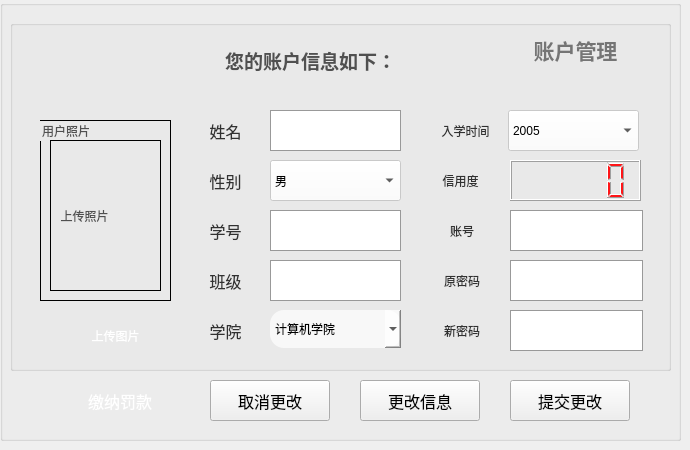
      <widget class="QWidget" name="page_3">
       <widget class="QGroupBox" name="groupBox">
        <property name="geometry">
         <rect>
          <x>0</x>
          <y>0</y>
          <width>681</width>
          <height>441</height>
         </rect>
        </property>
        <property name="font">
         <font>
          <family>等线</family>
          <pointsize>12</pointsize>
          <weight>50</weight>
          <italic>false</italic>
          <bold>false</bold>
         </font>
        </property>
        <property name="styleSheet">
         <string notr="true">QPushButton{
	border:0px groove rgb(255,255,255,0,0);border-radius:10px;padding:2px 4px;
	font: 12pt &quot;Adobe 黑体 Std R&quot;;
color:white;
	background-image: url(:/background/resourse/button.png);
}
QPushButton:hover{
	background-image: url(:/background/resourse/button_h.png);
}
QPushButton:pressed{	
	background-image: url(:/background/resourse/button_P.png);
}
QGroupBox{
	background-image: url(:/background/resourse/b_W.png);}
QComboBox{
	border:1px solid rgb(149, 149, 149) ;
	border-radius:10px;
background-color:rgb(255,255,255,0,0);}
QComboBox:hover{
	border:2px solid rgb(66,167,255);}
QLineEdit
</string>
        </property>
        <property name="title">
         <string/>
        </property>
        <widget class="QGroupBox" name="func_groupBox_info">
         <property name="geometry">
          <rect>
           <x>10</x>
           <y>20</y>
           <width>661</width>
           <height>351</height>
          </rect>
         </property>
         <property name="styleSheet">
          <string notr="true">background-color: rgb(255, 255, 255,0,0);
background-image: url(:/background/resourse/books4.png);
QLabel{
	background-image: url(:/background/resourse/transparent.png);}

QLineEdit{border:1px solid rgb(153, 153, 153);
color:black;}
QLinEdit:pressed{
	border:2px solid rgb(25, 136, 255);}</string>
         </property>
         <property name="title">
          <string/>
         </property>
         <widget class="QLineEdit" name="func_lineEdit_prekey">
          <property name="geometry">
           <rect>
            <x>500</x>
            <y>240</y>
            <width>133</width>
            <height>41</height>
           </rect>
          </property>
          <property name="cursor">
           <cursorShape>ForbiddenCursor</cursorShape>
          </property>
          <property name="styleSheet">
           <string notr="true">background-image: url(:/background/resourse/transparent.png);color: rgb(0, 0, 0);</string>
          </property>
          <property name="echoMode">
           <enum>QLineEdit::PasswordEchoOnEdit</enum>
          </property>
         </widget>
         <widget class="QLineEdit" name="func_lineEdit_newkey">
          <property name="geometry">
           <rect>
            <x>500</x>
            <y>290</y>
            <width>133</width>
            <height>41</height>
           </rect>
          </property>
          <property name="styleSheet">
           <string notr="true">background-image: url(:/background/resourse/transparent.png);color: rgb(0, 0, 0);</string>
          </property>
          <property name="echoMode">
           <enum>QLineEdit::PasswordEchoOnEdit</enum>
          </property>
         </widget>
         <widget class="QLineEdit" name="func_lineEdit_account">
          <property name="geometry">
           <rect>
            <x>500</x>
            <y>190</y>
            <width>133</width>
            <height>41</height>
           </rect>
          </property>
          <property name="cursor">
           <cursorShape>ForbiddenCursor</cursorShape>
          </property>
          <property name="mouseTracking">
           <bool>true</bool>
          </property>
          <property name="styleSheet">
           <string notr="true">background-image: url(:/background/resourse/transparent.png);color:black;</string>
          </property>
          <property name="text">
           <string/>
          </property>
          <property name="dragEnabled">
           <bool>false</bool>
          </property>
          <property name="readOnly">
           <bool>false</bool>
          </property>
         </widget>
         <widget class="QLabel" name="func_label_name_2">
          <property name="geometry">
           <rect>
            <x>190</x>
            <y>20</y>
            <width>221</width>
            <height>41</height>
           </rect>
          </property>
          <property name="font">
           <font>
            <family>等线</family>
            <pointsize>12</pointsize>
            <weight>50</weight>
            <italic>false</italic>
            <bold>false</bold>
           </font>
          </property>
          <property name="styleSheet">
           <string notr="true">background-color: rgba(255,255,255, 0%);
color: rgb(80, 80, 80);
background-image: url(:/background/resourse/transparent.png);
</string>
          </property>
          <property name="text">
           <string>&lt;html&gt;&lt;head/&gt;&lt;body&gt;&lt;p align=&quot;center&quot;&gt;&lt;span style=&quot; font-size:14pt; font-weight:600;&quot;&gt;您的账户信息如下：&lt;/span&gt;&lt;/p&gt;&lt;/body&gt;&lt;/html&gt;</string>
          </property>
          <property name="alignment">
           <set>Qt::AlignCenter</set>
          </property>
         </widget>
         <widget class="QLCDNumber" name="func_lcdNumber_credit">
          <property name="geometry">
           <rect>
            <x>500</x>
            <y>140</y>
            <width>131</width>
            <height>41</height>
           </rect>
          </property>
          <property name="cursor">
           <cursorShape>ForbiddenCursor</cursorShape>
          </property>
          <property name="styleSheet">
           <string notr="true">background-image: url(:/background/resourse/transparent.png);color: rgb(255, 21, 24);</string>
          </property>
         </widget>
         <widget class="QLabel" name="func_label_name">
          <property name="geometry">
           <rect>
            <x>180</x>
            <y>90</y>
            <width>71</width>
            <height>41</height>
           </rect>
          </property>
          <property name="font">
           <font>
            <family>等线</family>
            <pointsize>12</pointsize>
            <weight>50</weight>
            <italic>false</italic>
            <bold>false</bold>
           </font>
          </property>
          <property name="styleSheet">
           <string notr="true">color: rgb(49, 49, 49);
background-image: url(:/background/resourse/transparent.png);
</string>
          </property>
          <property name="text">
           <string>姓名</string>
          </property>
          <property name="alignment">
           <set>Qt::AlignCenter</set>
          </property>
         </widget>
         <widget class="QLabel" name="func_label_gender">
          <property name="geometry">
           <rect>
            <x>180</x>
            <y>140</y>
            <width>71</width>
            <height>41</height>
           </rect>
          </property>
          <property name="font">
           <font>
            <family>等线</family>
            <pointsize>12</pointsize>
            <weight>50</weight>
            <italic>false</italic>
            <bold>false</bold>
           </font>
          </property>
          <property name="styleSheet">
           <string notr="true">color: rgb(49, 49, 49);
background-image: url(:/background/resourse/transparent.png);
</string>
          </property>
          <property name="text">
           <string>性别</string>
          </property>
          <property name="alignment">
           <set>Qt::AlignCenter</set>
          </property>
         </widget>
         <widget class="QLabel" name="func_label_number">
          <property name="geometry">
           <rect>
            <x>180</x>
            <y>190</y>
            <width>71</width>
            <height>41</height>
           </rect>
          </property>
          <property name="font">
           <font>
            <family>等线</family>
            <pointsize>12</pointsize>
            <weight>50</weight>
            <italic>false</italic>
            <bold>false</bold>
           </font>
          </property>
          <property name="styleSheet">
           <string notr="true">color: rgb(49, 49, 49);
background-image: url(:/background/resourse/transparent.png);
</string>
          </property>
          <property name="text">
           <string>学号</string>
          </property>
          <property name="alignment">
           <set>Qt::AlignCenter</set>
          </property>
         </widget>
         <widget class="QLabel" name="func_label_class">
          <property name="enabled">
           <bool>true</bool>
          </property>
          <property name="geometry">
           <rect>
            <x>180</x>
            <y>240</y>
            <width>71</width>
            <height>41</height>
           </rect>
          </property>
          <property name="font">
           <font>
            <family>等线</family>
            <pointsize>12</pointsize>
            <weight>50</weight>
            <italic>false</italic>
            <bold>false</bold>
           </font>
          </property>
          <property name="styleSheet">
           <string notr="true">color: rgb(49, 49, 49);
background-image: url(:/background/resourse/transparent.png);
</string>
          </property>
          <property name="text">
           <string>班级</string>
          </property>
          <property name="alignment">
           <set>Qt::AlignCenter</set>
          </property>
         </widget>
         <widget class="QLabel" name="func_label_college">
          <property name="geometry">
           <rect>
            <x>180</x>
            <y>290</y>
            <width>71</width>
            <height>41</height>
           </rect>
          </property>
          <property name="font">
           <font>
            <family>等线</family>
            <pointsize>12</pointsize>
            <weight>50</weight>
            <italic>false</italic>
            <bold>false</bold>
           </font>
          </property>
          <property name="styleSheet">
           <string notr="true">color: rgb(49, 49, 49);
background-image: url(:/background/resourse/transparent.png);
</string>
          </property>
          <property name="text">
           <string>学院</string>
          </property>
          <property name="alignment">
           <set>Qt::AlignCenter</set>
          </property>
         </widget>
         <widget class="QPushButton" name="Button_change_pic">
          <property name="geometry">
           <rect>
            <x>50</x>
            <y>300</y>
            <width>111</width>
            <height>31</height>
           </rect>
          </property>
          <property name="cursor">
           <cursorShape>PointingHandCursor</cursorShape>
          </property>
          <property name="autoFillBackground">
           <bool>false</bool>
          </property>
          <property name="styleSheet">
           <string notr="true">QPushButton{
	border:0px groove rgb(255,255,255,0,0);border-radius:10px;padding:2px 4px;
	font: 12pt &quot;Adobe 黑体 Std R&quot;;
color:white;
	background-image: url(:/background/resourse/button.png);
}
QPushButton:hover{
	background-image: url(:/background/resourse/button_h.png);
}
QPushButton:pressed{	
	background-image: url(:/background/resourse/button_P.png);
}</string>
          </property>
          <property name="text">
           <string>上传图片</string>
          </property>
          <property name="icon">
           <iconset>
            <normaloff>:/background/resourse/照片上传.png</normaloff>:/background/resourse/照片上传.png</iconset>
          </property>
          <property name="iconSize">
           <size>
            <width>16</width>
            <height>16</height>
           </size>
          </property>
         </widget>
         <widget class="QGroupBox" name="func_groupBox_pic">
          <property name="geometry">
           <rect>
            <x>30</x>
            <y>100</y>
            <width>131</width>
            <height>181</height>
           </rect>
          </property>
          <property name="styleSheet">
           <string notr="true">background-image: url(:/background/resourse/transparent.png);
color: rgb(80, 80, 80);
border:1px solid black;</string>
          </property>
          <property name="title">
           <string>用户照片</string>
          </property>
          <widget class="QLabel" name="func_label_pic">
           <property name="geometry">
            <rect>
             <x>10</x>
             <y>20</y>
             <width>111</width>
             <height>151</height>
            </rect>
           </property>
           <property name="frameShape">
            <enum>QFrame::Box</enum>
           </property>
           <property name="text">
            <string>  上传照片</string>
           </property>
          </widget>
         </widget>
         <widget class="QLineEdit" name="func_lineEdit_name">
          <property name="geometry">
           <rect>
            <x>260</x>
            <y>90</y>
            <width>131</width>
            <height>41</height>
           </rect>
          </property>
          <property name="styleSheet">
           <string notr="true">background-image: url(:/background/resourse/transparent.png);color: rgb(0, 0, 0);</string>
          </property>
         </widget>
         <widget class="QComboBox" name="func_comboBox_gender">
          <property name="geometry">
           <rect>
            <x>260</x>
            <y>140</y>
            <width>131</width>
            <height>41</height>
           </rect>
          </property>
          <property name="cursor">
           <cursorShape>PointingHandCursor</cursorShape>
          </property>
          <property name="styleSheet">
           <string notr="true">background-image: url(:/background/resourse/transparent.png);background-color: rgba(255, 255, 255, 70%);

color:rgb(0, 0, 0)</string>
          </property>
          <item>
           <property name="text">
            <string>男</string>
           </property>
          </item>
          <item>
           <property name="text">
            <string>女</string>
           </property>
          </item>
         </widget>
         <widget class="QLineEdit" name="func_lineEdit_number">
          <property name="geometry">
           <rect>
            <x>260</x>
            <y>190</y>
            <width>131</width>
            <height>41</height>
           </rect>
          </property>
          <property name="styleSheet">
           <string notr="true">background-image: url(:/background/resourse/transparent.png);color: rgb(0, 0, 0);</string>
          </property>
         </widget>
         <widget class="QComboBox" name="func_comboBox_college">
          <property name="geometry">
           <rect>
            <x>260</x>
            <y>290</y>
            <width>131</width>
            <height>38</height>
           </rect>
          </property>
          <property name="cursor">
           <cursorShape>PointingHandCursor</cursorShape>
          </property>
          <property name="styleSheet">
           <string notr="true">background-image: url(:/background/resourse/transparent.png);background-color: rgba(255, 255, 255, 70%);
border-radius:14px;
color:rgb(0, 0, 0)
</string>
          </property>
          <item>
           <property name="text">
            <string>计算机学院</string>
           </property>
          </item>
          <item>
           <property name="text">
            <string>信息与通信工程学院</string>
           </property>
          </item>
          <item>
           <property name="text">
            <string>电子工程学院</string>
           </property>
          </item>
          <item>
           <property name="text">
            <string>自动化学院</string>
           </property>
          </item>
          <item>
           <property name="text">
            <string>软件学院</string>
           </property>
          </item>
          <item>
           <property name="text">
            <string>经济管理学院</string>
           </property>
          </item>
          <item>
           <property name="text">
            <string>人文学院</string>
           </property>
          </item>
          <item>
           <property name="text">
            <string>理学院</string>
           </property>
          </item>
          <item>
           <property name="text">
            <string>数字传媒学院</string>
           </property>
          </item>
          <item>
           <property name="text">
            <string>国际学院</string>
           </property>
          </item>
         </widget>
         <widget class="QLineEdit" name="func_lineEdit_class">
          <property name="geometry">
           <rect>
            <x>260</x>
            <y>240</y>
            <width>131</width>
            <height>41</height>
           </rect>
          </property>
          <property name="styleSheet">
           <string notr="true">background-image: url(:/background/resourse/transparent.png);color: rgb(0, 0, 0);</string>
          </property>
         </widget>
         <widget class="QLabel" name="func_label_credit">
          <property name="enabled">
           <bool>true</bool>
          </property>
          <property name="geometry">
           <rect>
            <x>420</x>
            <y>140</y>
            <width>61</width>
            <height>41</height>
           </rect>
          </property>
          <property name="styleSheet">
           <string notr="true">color: rgb(49, 49, 49);
background-image: url(:/background/resourse/transparent.png);
</string>
          </property>
          <property name="text">
           <string>信用度</string>
          </property>
          <property name="alignment">
           <set>Qt::AlignCenter</set>
          </property>
         </widget>
         <widget class="QLabel" name="func_label_regyear">
          <property name="geometry">
           <rect>
            <x>420</x>
            <y>90</y>
            <width>71</width>
            <height>41</height>
           </rect>
          </property>
          <property name="styleSheet">
           <string notr="true">color: rgb(49, 49, 49);
background-image: url(:/background/resourse/transparent.png);
</string>
          </property>
          <property name="text">
           <string>入学时间</string>
          </property>
          <property name="alignment">
           <set>Qt::AlignCenter</set>
          </property>
         </widget>
         <widget class="QLabel" name="func_label_account">
          <property name="geometry">
           <rect>
            <x>420</x>
            <y>190</y>
            <width>61</width>
            <height>41</height>
           </rect>
          </property>
          <property name="styleSheet">
           <string notr="true">color: rgb(49, 49, 49);
background-image: url(:/background/resourse/transparent.png);
</string>
          </property>
          <property name="text">
           <string> 账号</string>
          </property>
          <property name="alignment">
           <set>Qt::AlignCenter</set>
          </property>
         </widget>
         <widget class="QLabel" name="func_label_key">
          <property name="geometry">
           <rect>
            <x>420</x>
            <y>240</y>
            <width>61</width>
            <height>41</height>
           </rect>
          </property>
          <property name="styleSheet">
           <string notr="true">color: rgb(49, 49, 49);
background-image: url(:/background/resourse/transparent.png);
</string>
          </property>
          <property name="text">
           <string> 原密码</string>
          </property>
          <property name="alignment">
           <set>Qt::AlignCenter</set>
          </property>
         </widget>
         <widget class="QLabel" name="label_key_6">
          <property name="geometry">
           <rect>
            <x>420</x>
            <y>290</y>
            <width>61</width>
            <height>41</height>
           </rect>
          </property>
          <property name="styleSheet">
           <string notr="true">color: rgb(49, 49, 49);
background-image: url(:/background/resourse/transparent.png);
</string>
          </property>
          <property name="text">
           <string> 新密码</string>
          </property>
          <property name="alignment">
           <set>Qt::AlignCenter</set>
          </property>
         </widget>
         <widget class="QComboBox" name="func_comboBox_regyear">
          <property name="geometry">
           <rect>
            <x>498</x>
            <y>90</y>
            <width>131</width>
            <height>41</height>
           </rect>
          </property>
          <property name="cursor">
           <cursorShape>PointingHandCursor</cursorShape>
          </property>
          <property name="layoutDirection">
           <enum>Qt::LeftToRight</enum>
          </property>
          <property name="styleSheet">
           <string notr="true">background-image: url(:/background/resourse/transparent.png);background-color: rgba(255, 255, 255, 70%);

color:rgb(0, 0, 0);
font: 75 16pt &quot;等线&quot;;</string>
          </property>
          <property name="duplicatesEnabled">
           <bool>false</bool>
          </property>
          <item>
           <property name="text">
            <string>2005</string>
           </property>
          </item>
          <item>
           <property name="text">
            <string>2006</string>
           </property>
          </item>
          <item>
           <property name="text">
            <string>2007</string>
           </property>
          </item>
          <item>
           <property name="text">
            <string>2008</string>
           </property>
          </item>
          <item>
           <property name="text">
            <string>2009</string>
           </property>
          </item>
          <item>
           <property name="text">
            <string>2010</string>
           </property>
          </item>
          <item>
           <property name="text">
            <string>2011</string>
           </property>
          </item>
          <item>
           <property name="text">
            <string>2012</string>
           </property>
          </item>
          <item>
           <property name="text">
            <string>2013</string>
           </property>
          </item>
          <item>
           <property name="text">
            <string>2014</string>
           </property>
          </item>
          <item>
           <property name="text">
            <string>2015</string>
           </property>
          </item>
          <item>
           <property name="text">
            <string>2016</string>
           </property>
          </item>
          <item>
           <property name="text">
            <string>2017</string>
           </property>
          </item>
          <item>
           <property name="text">
            <string>2018</string>
           </property>
          </item>
          <item>
           <property name="text">
            <string>2019</string>
           </property>
          </item>
          <item>
           <property name="text">
            <string>2020</string>
           </property>
          </item>
          <item>
           <property name="text">
            <string>2021</string>
           </property>
          </item>
         </widget>
         <widget class="QLabel" name="func_label_name_6">
          <property name="geometry">
           <rect>
            <x>490</x>
            <y>10</y>
            <width>151</width>
            <height>41</height>
           </rect>
          </property>
          <property name="font">
           <font>
            <family>等线</family>
            <pointsize>12</pointsize>
            <weight>50</weight>
            <italic>false</italic>
            <bold>false</bold>
           </font>
          </property>
          <property name="styleSheet">
           <string notr="true">background-color: rgba(255,255,255, 0%);
color: rgb(117, 117, 117);

background-image: url(:/background/resourse/transparent.png);</string>
          </property>
          <property name="text">
           <string>&lt;html&gt;&lt;head/&gt;&lt;body&gt;&lt;p&gt;&lt;span style=&quot; font-size:16pt; font-weight:600;&quot;&gt;账户管理&lt;/span&gt;&lt;/p&gt;&lt;/body&gt;&lt;/html&gt;</string>
          </property>
          <property name="alignment">
           <set>Qt::AlignCenter</set>
          </property>
         </widget>
         <zorder>func_lineEdit_name</zorder>
         <zorder>func_lineEdit_number</zorder>
         <zorder>func_lineEdit_class</zorder>
         <zorder>func_label_credit</zorder>
         <zorder>func_label_regyear</zorder>
         <zorder>func_label_account</zorder>
         <zorder>func_label_key</zorder>
         <zorder>label_key_6</zorder>
         <zorder>func_lineEdit_prekey</zorder>
         <zorder>func_lineEdit_newkey</zorder>
         <zorder>func_lineEdit_account</zorder>
         <zorder>func_label_name_2</zorder>
         <zorder>func_lcdNumber_credit</zorder>
         <zorder>func_label_name</zorder>
         <zorder>func_label_gender</zorder>
         <zorder>func_label_number</zorder>
         <zorder>func_label_class</zorder>
         <zorder>func_label_college</zorder>
         <zorder>func_label_name_6</zorder>
         <zorder>Button_change_pic</zorder>
         <zorder>func_comboBox_college</zorder>
         <zorder>func_comboBox_gender</zorder>
         <zorder>func_comboBox_regyear</zorder>
         <zorder>func_groupBox_pic</zorder>
        </widget>
        <widget class="QPushButton" name="Button_payfine_2">
         <property name="geometry">
          <rect>
           <x>210</x>
           <y>380</y>
           <width>120</width>
           <height>41</height>
          </rect>
         </property>
         <property name="font">
          <font>
           <family>Adobe 黑体 Std R</family>
           <pointsize>12</pointsize>
           <weight>50</weight>
           <italic>false</italic>
           <bold>false</bold>
          </font>
         </property>
         <property name="cursor">
          <cursorShape>PointingHandCursor</cursorShape>
         </property>
         <property name="styleSheet">
          <string notr="true"/>
         </property>
         <property name="text">
          <string>取消更改</string>
         </property>
         <property name="icon">
          <iconset>
           <normaloff>:/background/resourse/更改密码.png</normaloff>:/background/resourse/更改密码.png</iconset>
         </property>
        </widget>
        <widget class="QPushButton" name="Button_payfine">
         <property name="geometry">
          <rect>
           <x>60</x>
           <y>380</y>
           <width>120</width>
           <height>41</height>
          </rect>
         </property>
         <property name="font">
          <font>
           <family>Adobe 黑体 Std R</family>
           <pointsize>12</pointsize>
           <weight>50</weight>
           <italic>false</italic>
           <bold>false</bold>
          </font>
         </property>
         <property name="cursor">
          <cursorShape>PointingHandCursor</cursorShape>
         </property>
         <property name="styleSheet">
          <string notr="true">QPushButton{
	border:0px groove rgb(255,255,255,0,0);border-radius:10px;padding:2px 4px;
	font: 12pt &quot;Adobe 黑体 Std R&quot;;
color:white;
	background-image: url(:/background/resourse/button.png);
}
QPushButton:hover{
	background-image: url(:/background/resourse/button_h.png);
}
QPushButton:pressed{	
	background-image: url(:/background/resourse/button_P.png);
}</string>
         </property>
         <property name="text">
          <string>缴纳罚款</string>
         </property>
         <property name="icon">
          <iconset>
           <normaloff>:/background/resourse/罚款.png</normaloff>:/background/resourse/罚款.png</iconset>
         </property>
        </widget>
        <widget class="QPushButton" name="Button_unlock_change_profile">
         <property name="geometry">
          <rect>
           <x>360</x>
           <y>380</y>
           <width>120</width>
           <height>41</height>
          </rect>
         </property>
         <property name="font">
          <font>
           <family>Adobe 黑体 Std R</family>
           <pointsize>12</pointsize>
           <weight>50</weight>
           <italic>false</italic>
           <bold>false</bold>
          </font>
         </property>
         <property name="cursor">
          <cursorShape>PointingHandCursor</cursorShape>
         </property>
         <property name="styleSheet">
          <string notr="true"/>
         </property>
         <property name="text">
          <string>更改信息</string>
         </property>
         <property name="icon">
          <iconset>
           <normaloff>:/background/resourse/更改.png</normaloff>:/background/resourse/更改.png</iconset>
         </property>
        </widget>
        <widget class="QPushButton" name="Button_confirm_change_profile">
         <property name="geometry">
          <rect>
           <x>510</x>
           <y>380</y>
           <width>120</width>
           <height>41</height>
          </rect>
         </property>
         <property name="font">
          <font>
           <family>Adobe 黑体 Std R</family>
           <pointsize>12</pointsize>
           <weight>50</weight>
           <italic>false</italic>
           <bold>false</bold>
          </font>
         </property>
         <property name="cursor">
          <cursorShape>PointingHandCursor</cursorShape>
         </property>
         <property name="styleSheet">
          <string notr="true"/>
         </property>
         <property name="text">
          <string>提交更改</string>
         </property>
         <property name="icon">
          <iconset>
           <normaloff>:/background/resourse/提交.png</normaloff>:/background/resourse/提交.png</iconset>
         </property>
        </widget>
       </widget>
      </widget>
